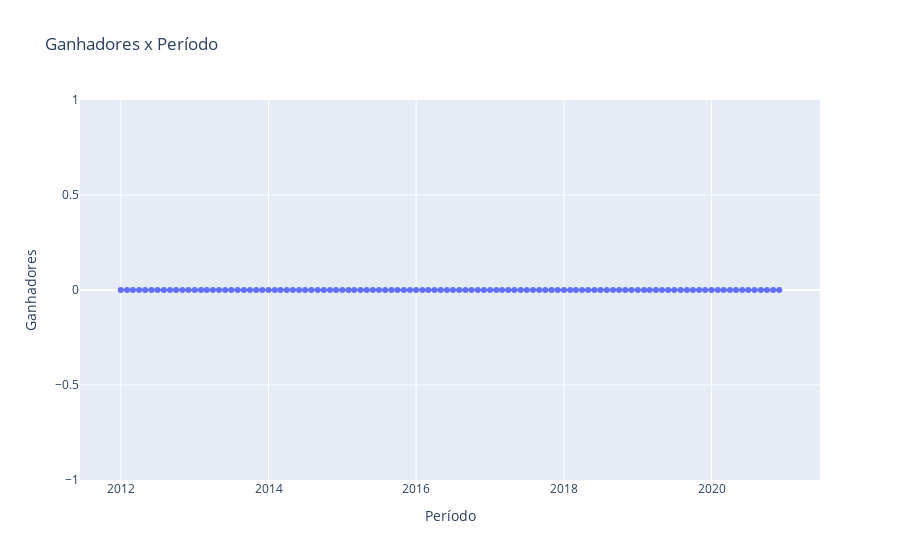

Notebook source saved alongside this figure:
### Markdown cell above
**Será avaliado no período:**

1 - _Tendência_  
2 - _sazionalidade_  
3 - _Variação_

### Code cell
grafico_linha_go(ts.index, ts.values, 'Ganhadores x Período', 'Período', 'Ganhadores');
